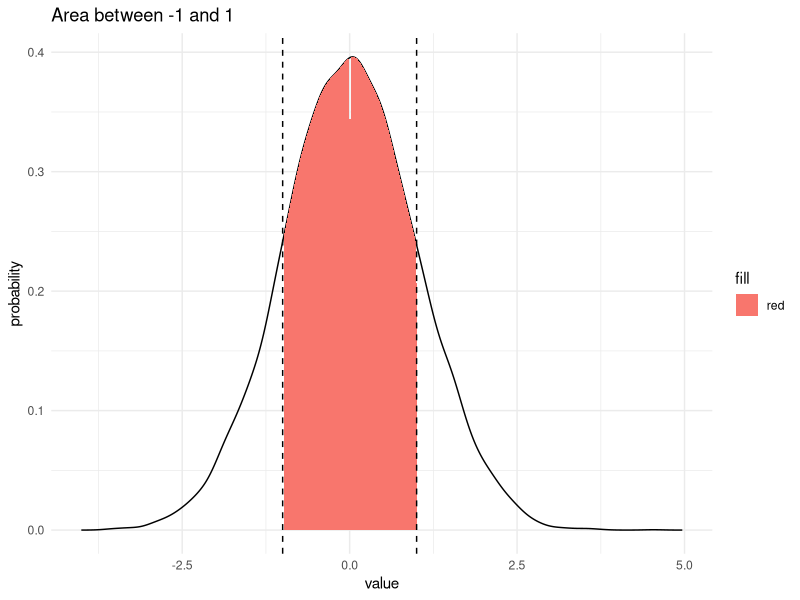
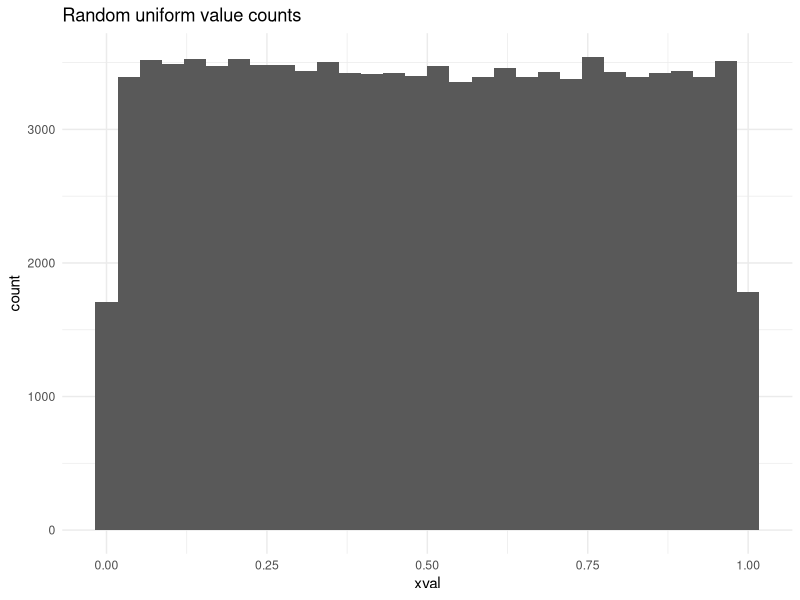
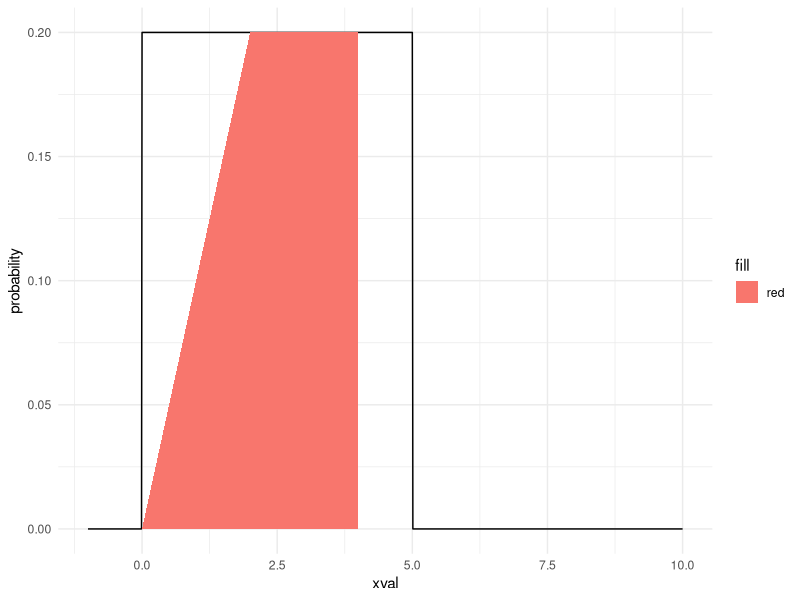
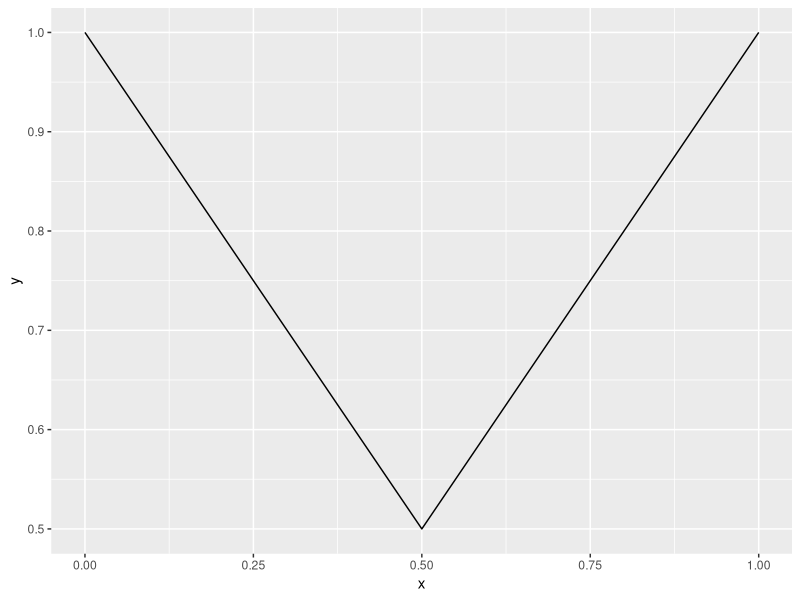

These figures' R source, in order:
## ---- chunk 1
options(htmltools.dir.version = FALSE)
library(tidyverse)
## ---- chunk 2
dat <- with(density(rnorm(10000)), data.frame(x, y))
dat %>% 
  ggplot(aes(x,y))+
  geom_line()+
  geom_area(aes(x = ifelse(x >= -1 & x <= 1,x,0),fill = "red"))+
  scale_y_continuous(limits = c(0,max(dat$y)))+
  labs(x = "value",y = "probability", title = "Area between -1 and 1")+
  geom_vline(xintercept = c(-1,1), lty = "dashed")+
  theme_minimal()
## ---- chunk 3
unifdata <-tibble(index = 1:100000,xval = runif(100000))
unifdata %>% 
  ggplot(aes(xval))+
  geom_histogram()+
  labs(title = "Random uniform value counts")+
  theme_minimal()
## ---- chunk 4
expectedunif <- function(A,B){(A+B)/2}
Varianceunif <- function(A,B){(B-A)^2/12}
## ---- chunk 5
#part 1
dunif(3,0,5)
#part2
punif(4,0,5)-punif(2,0,5)
## or
integrate(function(x){dunif(x,0,5)},2,4)
## ---- chunk 6
x <- seq(-1,10,0.01)
unifprobexample <- tibble(xval = x, probability = dunif(xval,0,5))
unifprobexample %>% 
  ggplot(aes(xval, probability))+
  geom_line()+
  geom_area(aes(x = ifelse(xval >= 2 & xval <= 4, xval,0), fill = "red"))+
  scale_y_continuous(limits = c(0, max(unifprobexample$probability)))+
  theme_minimal()
## ---- chunk 7
integralresult <- integrate(function(x){dunif(x,0,1)},.2,.5)
### note the structure of the result you can use either str() or glimpse
integralresult %>% 
  glimpse()
#typically we will be interested in the value. To access the value, we can use $ or [[]]
integralresult$value
integralresult[["value"]]
## ---- chunk 8
functionpdf <- function(x){1/8 + (6/16)*x}
functioncdf <- function(x){x/8 + (3/16)*x^2}
functioncdf(1.5) - functioncdf(1)
#or using the pdf 
integrate(functionpdf,lower =  1,upper =1.5)
## ---- chunk 9
uniroot(function(x){functioncdf(x)-.5},c(0,2)) # this finds the root value using a crude bisection method.
uniexample <- uniroot(function(x){functioncdf(x)-.5},c(0,2))
functioncdf(uniexample[["root"]]) # this turns out to be approximately 50 percent prob/ the median.
## ---- chunk 10
qnorm(.85)
# or
uniroot(function(x)pnorm(x) - .85, c(0,5))$root 
## ---- chunk 11
functionmax <- function(x){pmax(x,1-x)} #or h in the equation
#plot using ggplot
ggplot(tibble(x = c(0,1)),aes(x))+
  stat_function(fun = functionmax)
integrate(functionmax,0,1)$value
variancemax <- integrate(function(x){(x-.75)^2*functionmax(x)},0,1)
variancemax$value
sqrt(variancemax[["value"]])#standard deviation
